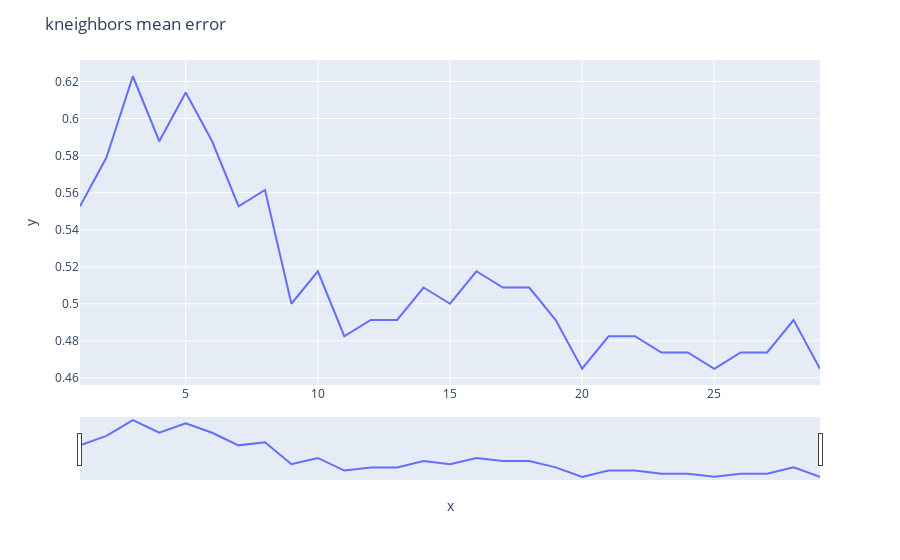

The cell this chart's notebook holds for it:
### Code cell
from sklearn.model_selection import train_test_split as t
from sklearn.neighbors import KNeighborsClassifier as k
from sklearn.linear_model import LinearRegression as l
from matplotlib.pyplot import *
from plotly.express import *
xtrain,xtest,ytrain,ytest=t(x,y,test_size=.3)
x_train,x_test,y_train,y_test=t(x_,y_,test_size=.3)
err=[]
for i in range(1,30):
   mod1=k(n_neighbors=i)
   mod1.fit(xtrain,ytrain)
   pred=mod1.predict(xtest)
   er=mean(pred!= ytest)
   err.append(er)
fig=line(x=range(1,30),y=err)
fig.update_xaxes(rangeslider_visible=True)
fig.update_layout(title=' kneighbors mean error')

### Figure 1 — Plotly figure (JSON) as saved in the notebook; plotly's stock layout.template omitted (floating-point values rounded to 4 significant figures)
{"data": [{"hovertemplate": "x=%{x}<br>y=%{y}<extra></extra>", "legendgroup": "", "line": {"color": "#636efa", "dash": "solid"}, "mode": "lines", "name": "", "showlegend": false, "type": "scatter", "x": [1, 2, 3, 4, 5, 6, 7, 8, 9, 10, 11, 12, 13, 14, 15, 16, 17, 18, 19, 20, 21, 22, 23, 24, 25, 26, 27, 28, 29], "xaxis": "x", "y": [0.5526, 0.5789, 0.6228, 0.5877, 0.614, 0.5877, 0.5526, 0.5614, 0.5, 0.5175, 0.4825, 0.4912, 0.4912, 0.5088, 0.5, 0.5175, 0.5088, 0.5088, 0.4912, 0.4649, 0.4825, 0.4825, 0.4737, 0.4737, 0.4649, 0.4737, 0.4737, 0.4912, 0.4649], "yaxis": "y"}], "layout": {"legend": {"tracegroupgap": 0}, "margin": {"t": 60}, "title": {"text": " kneighbors mean error"}, "xaxis": {"anchor": "y", "domain": [0, 1], "rangeslider": {"visible": true}, "title": {"text": "x"}}, "yaxis": {"anchor": "x", "domain": [0, 1], "title": {"text": "y"}}}}
